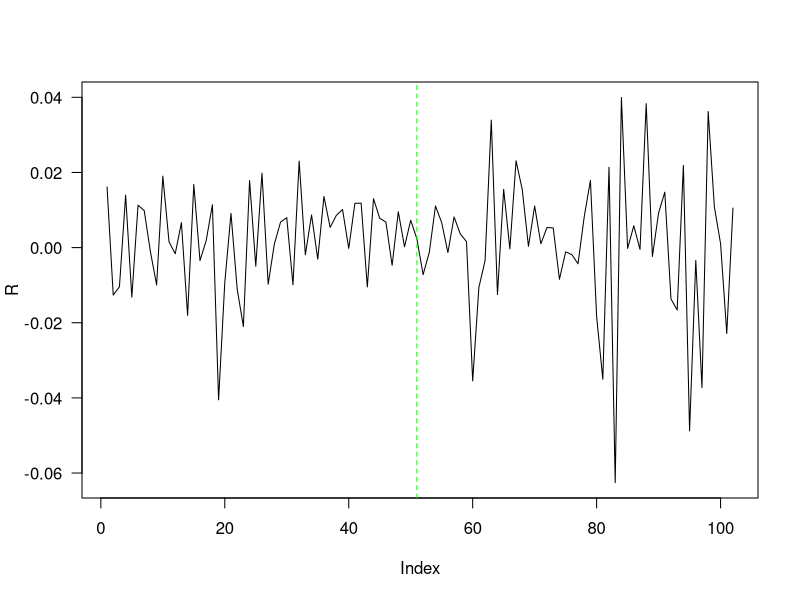
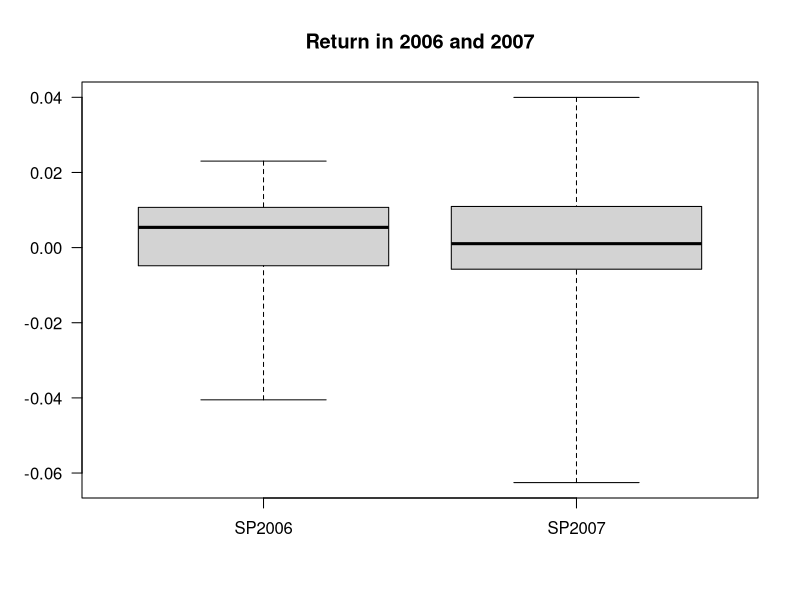
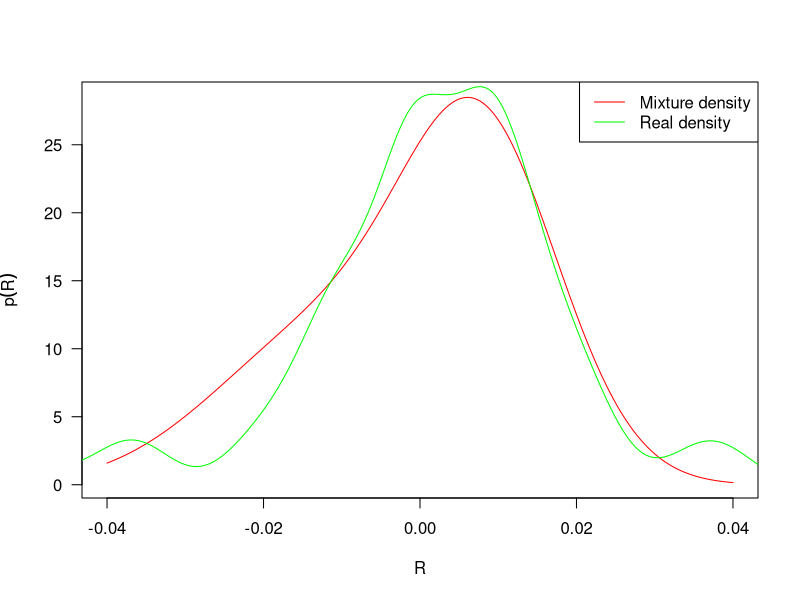
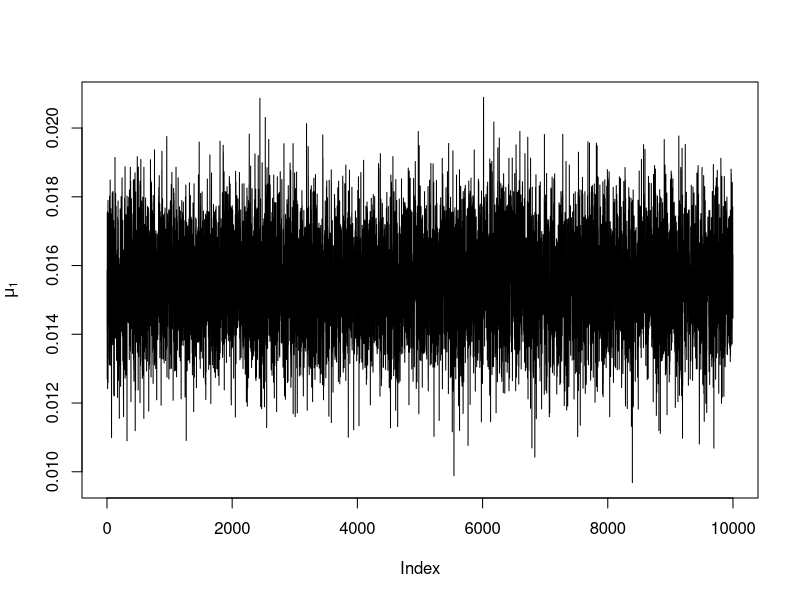
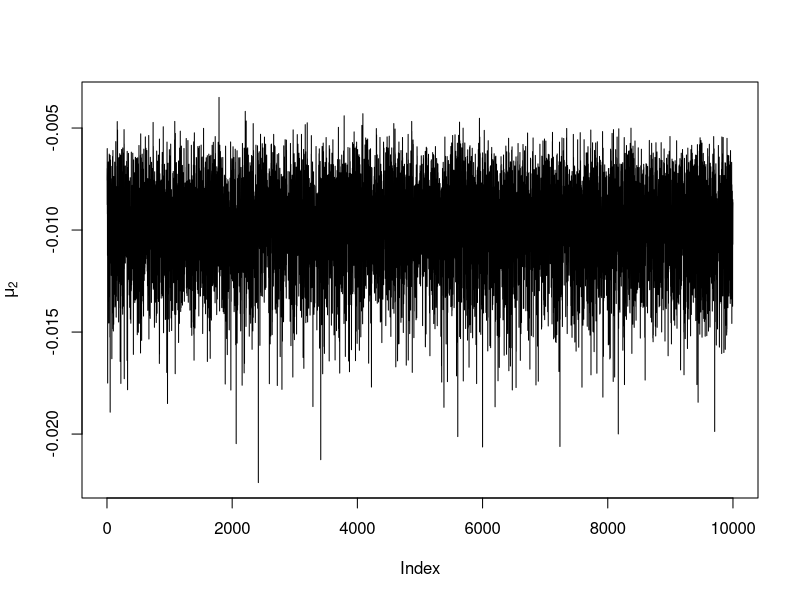
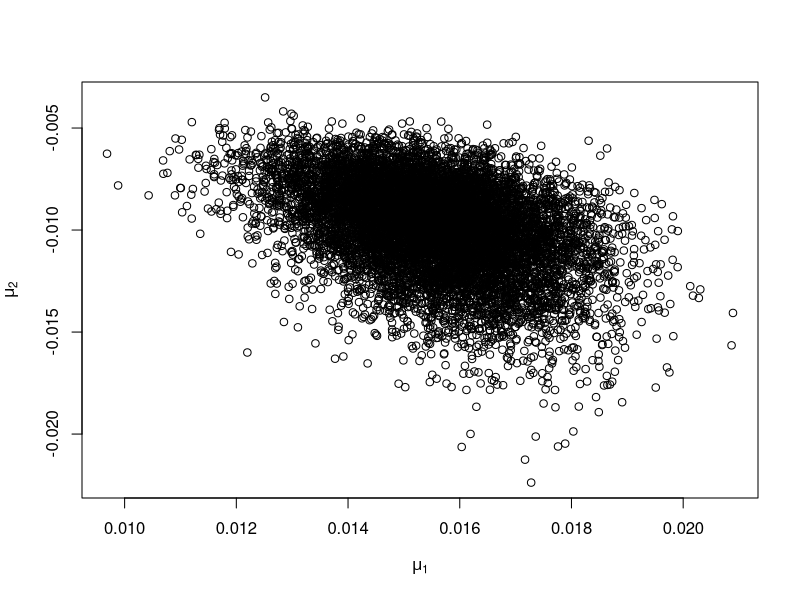
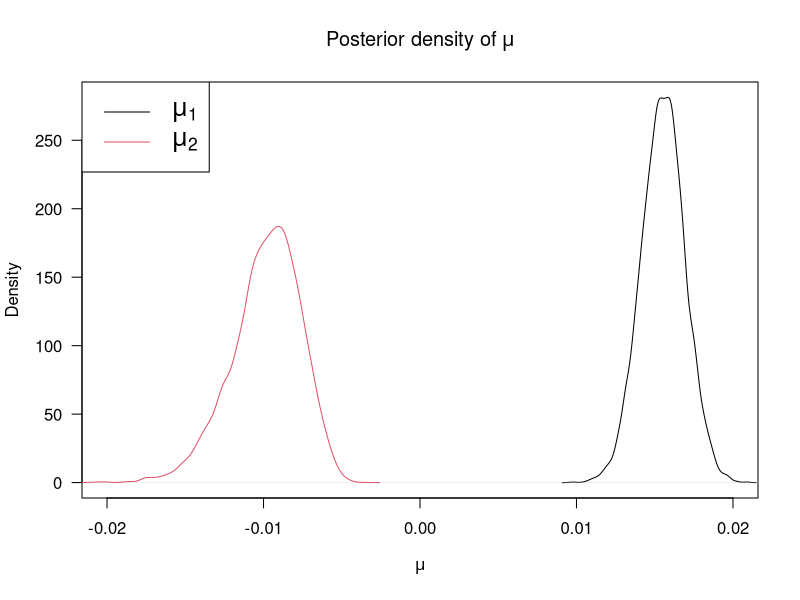
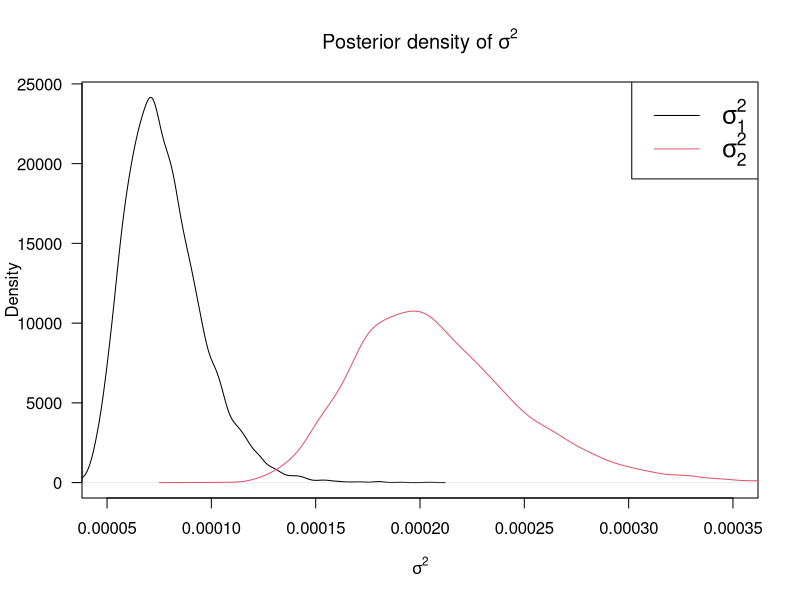

These figures' R source, in order:
## ---- chunk 1
knitr::opts_chunk$set(echo = F)
library(coda)
library(MASS)
library(mvtnorm)

## ---- chunk 2

setwd("~/Desktop/STAT-S 426/STAT-S426-Project")
SP500.2006 <- read.csv("2006.txt",header = F)
SP500.2007 <- read.csv("2007.txt",header = F)
SP500 <- rbind(SP500.2006,SP500.2007)

r = c(4.35,4.44,4.42,4.51,4.6,4.66,4.7,4.69,4.74,4.76,4.77,4.78,4.83,4.82,4.91,4.98,4.98,5.02,4.99,
      4.97,5.07,5.05,5.15,5.22,5.30,5.29,5.26,5.22,5.16,5.11,5.07,5.06,5.07,5.03,5.02,4.99,5.00,4.89,4.87,
      5.02,5.04,5.08,4.95,5.02,5.04,5.01,4.98,4.90,4.95,4.96,4.99,
      4.98,5.01,5.08,5.09,5.09,5.09,5.06,5.05,4.9,4.91,4.89,4.90,4.92,4.90,4.90,4.82,4.96,4.96,4.96,4.99,
      4.98,4.97,4.93,4.99,4.98,4.95,4.82,4.89,4.41,4.10,4.24,4.28,4.12,4.06,4.03,4.10,4.03,4.11,4.23,4.11,3.91,3.98,
      4.04,3.71, 3.65,3.18,3.31,3.13,3.16,3.26,3.34
      )/365
# transfer annual rate to daily rate

R = c()
for (i in 2:nrow(SP500)){
  R = c(R, log(SP500$V2[i]/SP500$V2[i-1]))
}



## ---- chunk 3

plot(R, type = 'l', las = 1)
abline(v = length(R)/2, col = 'green', lty = 2)
# boxplot(R, las = 1)
# summary(R)

# plot(density(R),las = 1, xlab = 'R')

boxplot(list(SP2006 = R[1:round(length(R)/2)],SP2007 = R[round(length(R)/2):length(R)]),
        las = 1, range = 0, main = 'Return in 2006 and 2007')

# abline(v = 0.008, col = 3)
# abline(v = -0.001, col = 5)

# length(subset(R, R > 0.009))
# length(subset(R, R > 0.003 & R < 0.011))

# length(subset(R, R > -0.002 & R < 0.009))
# length(subset(R, R < -0.002))

## ---- chunk 4
# K = # of mixture normal models 
# T = total # of days
# pi = proportion of each normal model
# mu = mean of each normal
# theta = variance of each normal
# v_t ~ Uniform[0,1]
# Gt = k -> which normal model

mu = c(0.008, -0.012)
s2 = c(0.0001, 0.0002)
p = c(0.6, 0.4)
K = 2 # the number of mixed normal models

interval = seq(-0.04,0.04,0.0001)
plot(interval, p[1]*dnorm(interval, mu[1], sqrt(s2[1])) + p[2]*dnorm(interval, mu[2], sqrt(s2[2])), 
     col = 'red', las = 1, ylab = expression(p(R)), xlab = expression(R), type = 'l')
lines(density(R),col='green')
legend('topright',legend = c("Mixture density","Real density"), lty = c(1,1), col = c('red','green'))

## ---- chunk 5

# Fix K = 2, v_t = 0 (p. 595)

Psi.k = function(u){
  return(log(p[1]*exp(-u*mu[1] + u^2*s2[1]/2) + p[2]*exp(-u*mu[2] + u^2*s2[2]/2)))
}

Psi.vt = Psi.k(u = 0)
Psi.vt_1 = Psi.k(u = -1)

r_t = mean(r) #0.01

rho_t = r_t + Psi.vt - Psi.vt_1

Post.Gt.1 = p[1] * dnorm(R, mu[1] + rho_t,sqrt(s2[1]))/(p[1] * dnorm(R, mu[1] + rho_t,sqrt(s2[1])) + p[2] * dnorm(R, mu[2] + rho_t,sqrt(s2[2])))
Post.Gt.2 = p[2] * dnorm(R, mu[2] + rho_t,sqrt(s2[2]))/(p[1] * dnorm(R, mu[1] + rho_t,sqrt(s2[1])) + p[2] * dnorm(R, mu[2] + rho_t,sqrt(s2[2])))

model.num = c()
for (i in 1:length(R)){
  if (Post.Gt.1[i] > Post.Gt.2[i]){
    model.num = c(model.num,1)
  }
  else {model.num = c(model.num,2)}
}

# cbind(Post.Gt.1, Post.Gt.2, model.num)

x1 = length(subset(model.num, model.num == 1))
x2 = length(subset(model.num, model.num == 2))

c(x1, x2)
## ---- chunk 6

a <- b <- 1
mu_0 <- mean(mu)
tao_0.sq <- 0.01^2
sigma_0.sq <- 0.01^2
v_0 <- 1

trace <- array(NA, dim = c(10000,5), dimnames=list(iteration=NULL, parameters = c('mu1', 'mu2','sigma1.sq','sigma2.sq','p')))
trace[1,] <- tr <- c(mean(R[model.num == 1]), mean(R[model.num == 2]), 
                     var(R[model.num == 1]), var(R[model.num == 2]), x1/(x1+x2))


x1 = length(subset(model.num, model.num == 1))
x2 = length(subset(model.num, model.num == 2))

R1 = R[model.num == 1]
R2 = R[model.num == 2]

R1.bar = mean(R[model.num == 1])
R2.bar = mean(R[model.num == 2])


for (i in 2:10000){
  new.p <- rbeta(1,  x1 + a, x2 + b)
  
  new.sigma1.sq <- 1/rgamma(1,0.5*(v_0 + x1),0.5*(v_0*sigma_0.sq + sum((R[model.num == 1]-tr[1])^2)))
  new.sigma2.sq <- 1/rgamma(1,0.5*(v_0 + x2),0.5*(v_0*sigma_0.sq + sum((R[model.num == 2]-tr[2])^2)))
  
  new.mu1 <- rnorm(1,(mu_0/tao_0.sq + x1*R1.bar/new.sigma1.sq)/(1/tao_0.sq + x1/new.sigma1.sq),
                      sqrt(1/(1/tao_0.sq + x1/new.sigma1.sq)))

  # new.mu2 <- rnorm(1,(mu_0/tao_0.sq + x2*R2.bar/new.sigma2.sq)/(1/tao_0.sq + x2/new.sigma2.sq),
                      # sqrt(1/(1/tao_0.sq + x2/new.sigma2.sq)))
 # A = 
 # b =
  
  # new.mu1 = rnorm(1,-A^(-1)*b,A^(-1))
  new.mu2 = -new.mu1*new.p/(1-new.p)
  
  trace[i,] <- tr <- c(new.mu1, new.mu2, new.sigma1.sq, new.sigma2.sq, new.p)
  
  }

## ---- chunk 7
plot(trace[,1],type = 'l',ylab=expression(mu[1]))
plot(trace[,2],type = 'l',ylab=expression(mu[2]))

plot(trace[,1],trace[,2],ylab=expression(mu[2]),xlab=expression(mu[1]))

## ---- chunk 8

plot(density(trace[,1]), type = 'l', ylab = 'Density', xlab = expression(mu),
     las = 1,xlim = c(-0.02,0.02),
     main = expression('Posterior density of'~mu))
lines(density(trace[,2]), type = 'l',col=2)
legend('topleft',legend = c(expression(mu[1]),expression(mu[2])), 
       col = c(1,2), lty = c(1,1), cex = 1.5)

plot(density(trace[,3]), type = 'l', ylab = 'Density', xlab = expression(sigma^2),
     las = 1, xlim = c(5e-5,3.5e-4),
     main = expression('Posterior density of'~sigma^2))
lines(density(trace[,4]), type = 'l', col = 2)
legend('topright',legend = c(expression(sigma[1]^2),expression(sigma[2]^2)), 
       col = c(1,2), lty = c(1,1), cex = 1.5)


plot(density(trace[,5]), type = 'l', ylab = 'Density', xlab = expression(pi),
     xlim = c(0.2,0.8), las = 1,
     main = expression('Posterior density of'~pi))
lines(density(1-trace[,5]), col=2)
legend('topleft',legend = c(expression(pi[1]),expression(pi[2])), 
       col = c(1,2), lty = c(1,1),cex = 1.5)

## ---- chunk 9

post.inf = apply(trace,2,FUN = function(x){return(c(mean(x),quantile(x,c(0.025,0.975))))})
row.names(post.inf)[1] = 'mean'
round(post.inf, 6)


## ---- chunk 10

mu.mcmc <- mcmc(trace[,1:2], start = 100)

autocorr.plot(mu.mcmc)

sigma.mcmc <- mcmc(trace[,3:4], start = 100)

autocorr.plot(sigma.mcmc)

t(as.matrix(c(effectiveSize(mu.mcmc), effectiveSize(sigma.mcmc))))
